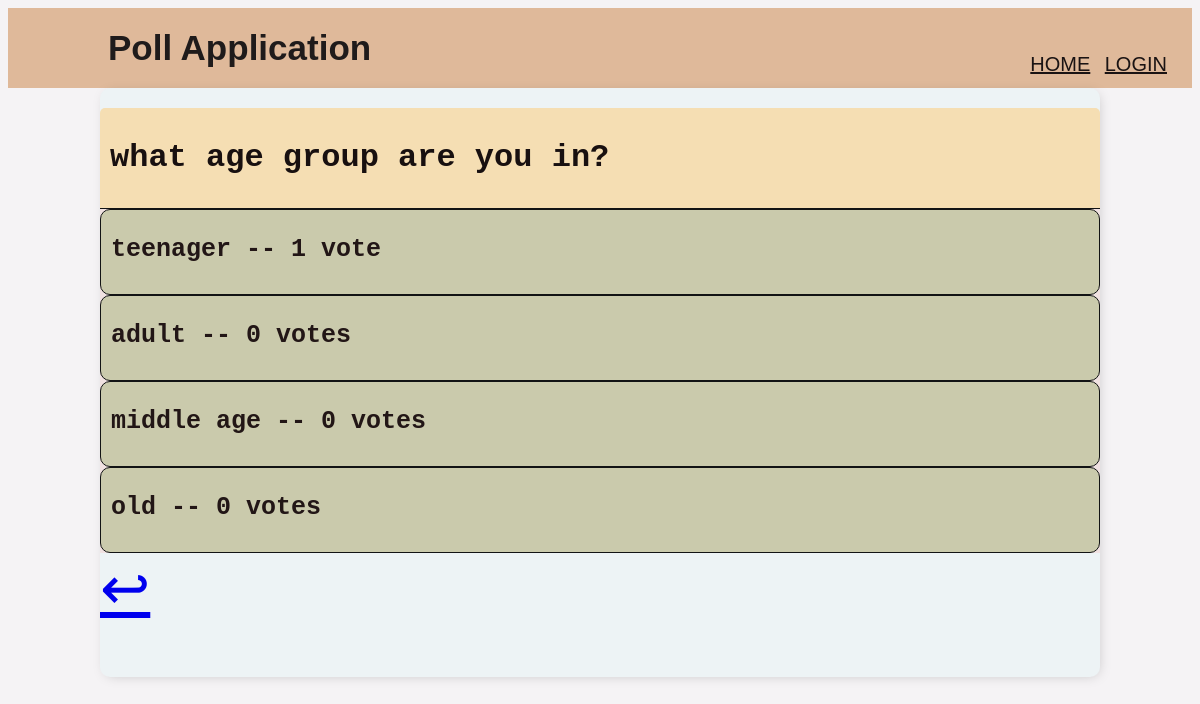
/7/results/, run on an earlier commit of the app's database.
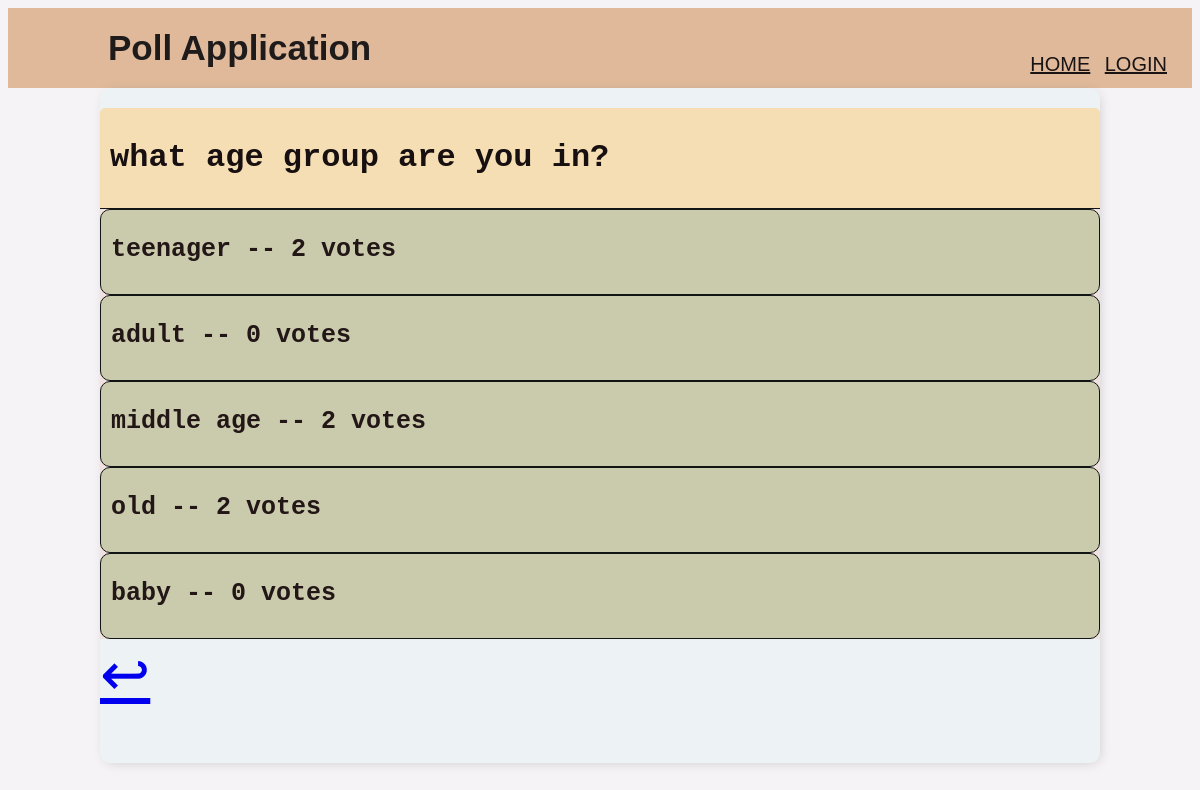
And on a later commit of the database.
### polls/models.py (models this page shows)
class Choice(models.Model):
    question = models.ForeignKey(Question, on_delete=models.CASCADE, null=True, blank=True)
    choice_text = models.CharField(max_length=200)
    votes = models.IntegerField(default=0)

### polls/views.py (the view)
# urls.py: path('<int:pk>/results/', views.ResultsView.as_view(), name='results'),
class ResultsView(generic.DetailView):
    model = Question
    template_name = 'polls/results.html'

### polls/templates/polls/results.html
{% extends 'polls/base.html' %} {% block content %}
<div class = 'header-bar'> <h1>{{ question.question_text }}</h1> </div>
<div class = 'quest-wrapper'>
{% for choice in question.choice_set.all %}
<div id = 'quest'>
    <b><p>{{ choice.choice_text }} -- {{ choice.votes }} vote{{ choice.votes|pluralize }}</p></b>
</div>
{% endfor %}
</div>
<a href="{% url 'polls:index' %}" style='font-size:60px;'>&#8617;</a>
{% endblock content %}

What changed in the data, as far as the page shows it:
changed Choice "teenager": votes "1" → "2"
changed Choice "middle age": votes "0" → "2"
changed Choice "old": votes "0" → "2"
added Choice: choice_text "baby", votes "0"
